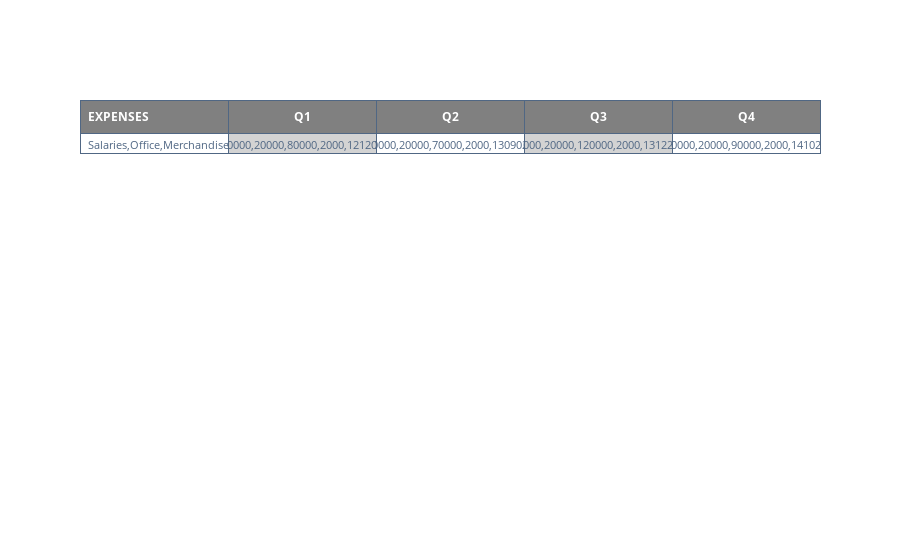

The code cell stored with this chart in its notebook:
### Markdown cell above
# Alternating Row Colors

### Code cell
import plotly.graph_objs as go

headerColor = 'grey'
rowEvenColor = 'lightgrey'
rowOddColor = 'white'

trace0 = go.Table(
  header = dict(
    values = [['<b>EXPENSES</b>'],
                  ['<b>Q1</b>'],
                  ['<b>Q2</b>'],
                  ['<b>Q3</b>'],
                  ['<b>Q4</b>']],
    line = dict(color = '#506784'),
    fill = dict(color = headerColor),
    align = ['left','center'],
    font = dict(color = 'white', size = 12)
  ),
  cells = dict(
    values = [
      [['Salaries', 'Office', 'Merchandise', 'Legal', '<b>TOTAL</b>']],
      [[1200000, 20000, 80000, 2000, 12120000]],
      [[1300000, 20000, 70000, 2000, 130902000]],
      [[1300000, 20000, 120000, 2000, 131222000]],
      [[1400000, 20000, 90000, 2000, 14102000]]],
    line = dict(color = '#506784'),
    fill = dict(color = [rowOddColor,rowEvenColor,rowOddColor, rowEvenColor,rowOddColor]),
    align = ['left', 'center'],
    font = dict(color = '#506784', size = 11)
    ))

data = [trace0]

pyo.iplot(data, filename = "alternating row colors")

### Figure 1 — Plotly figure (JSON) as saved in the notebook; plotly's stock layout.template omitted (floating-point values rounded to 4 significant figures)
{"data": [{"cells": {"align": ["left", "center"], "fill": {"color": ["white", "lightgrey", "white", "lightgrey", "white"]}, "font": {"color": "#506784", "size": 11}, "line": {"color": "#506784"}, "values": [[["Salaries", "Office", "Merchandise", "Legal", "<b>TOTAL</b>"]], [[1200000, 20000, 80000, 2000, 12120000]], [[1300000, 20000, 70000, 2000, 130902000]], [[1300000, 20000, 120000, 2000, 131222000]], [[1400000, 20000, 90000, 2000, 14102000]]]}, "header": {"align": ["left", "center"], "fill": {"color": "grey"}, "font": {"color": "white", "size": 12}, "line": {"color": "#506784"}, "values": [["<b>EXPENSES</b>"], ["<b>Q1</b>"], ["<b>Q2</b>"], ["<b>Q3</b>"], ["<b>Q4</b>"]]}, "type": "table", "uid": "866b1dfa-8893-489d-9c63-148b15207425"}], "layout": {}}
